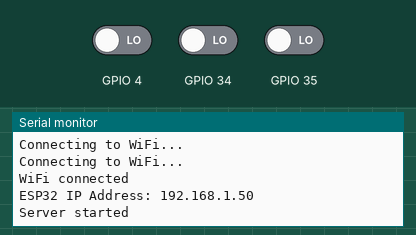
Bench run of a sketch on a simulated ESP32. Shown: the last lines printed to the serial monitor. The test bench sets the inputs (shaded band); at power-on: GPIO 4 LOW, GPIO 34 LOW, GPIO 35 LOW. WiFi joins after 1.5 s; servers stay silent unless stated; I2S audio is not simulated (input reads silence); storage starts empty.

Above: at 3.2 s.
3.3 s: GPIO 4 driven HIGH
At 3.6 s:
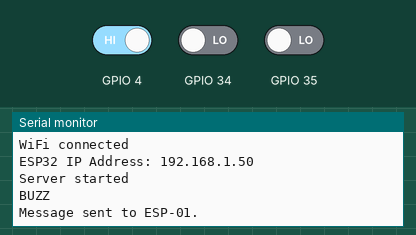
4.8 s: GPIO 4 driven LOW and GPIO 34 driven HIGH
At 6.1 s:
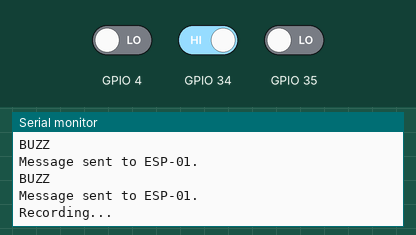

The sketch:

doorbell.ino
```cpp
#include <SD.h>
#include <SPI.h>
#include <WiFi.h>
#include <WebServer.h>
#include <esp_now.h>
#include <driver/i2s.h>

// I2S pins
#define I2S_DATA_PIN 22
#define I2S_CLOCK_PIN 14
#define I2S_LR_PIN 15

// SD card CS pin
#define SD_CS_PIN 5

// WiFi credentials
const char* ssid = "...";
const char* password = "...";

// Web server
WebServer server(80);

// ESP-NOW Peer (ESP-01)
uint8_t esp01Address[] = {0xFC, 0xF5, 0xC4, 0xA7, 0x0A, 0x1C}; // ESP-01's MAC address

// ESP-NOW Message Structure
struct __attribute__((packed)) espnowMessage {
  char type[10]; // "BUZZER" or "FIRE"
  int state;     // 1 (HIGH) or 0 (LOW)
};

// Variables for web interface
String messages = "";
int recordingCounter = 0;       // Counter for unique filenames
bool newVoiceMessageAvailable = false; // Flag for new voice message

// I2S configuration
const i2s_config_t i2s_config = {
  .mode = (i2s_mode_t)(I2S_MODE_MASTER | I2S_MODE_RX),
  .sample_rate = 16000,
  .bits_per_sample = I2S_BITS_PER_SAMPLE_16BIT,
  .channel_format = I2S_CHANNEL_FMT_ONLY_LEFT,
  .communication_format = I2S_COMM_FORMAT_I2S_MSB,
  .intr_alloc_flags = ESP_INTR_FLAG_LEVEL1,
  .dma_buf_count = 16,
  .dma_buf_len = 1024,
  .use_apll = false,
  .tx_desc_auto_clear = false,
  .fixed_mclk = 0
};

const i2s_pin_config_t pin_config = {
  .bck_io_num = I2S_CLOCK_PIN,
  .ws_io_num = I2S_LR_PIN,
  .data_out_num = -1, // Not used for RX
  .data_in_num = I2S_DATA_PIN
};

// State Machine States
enum State {
  IDLE,
  BUZZER_ACTIVE,
  RECORDING,
  EMERGENCY,
  FIRE_ALERT
};

State currentState = IDLE; // Initial state

// Function to handle received ESP-NOW data
void OnDataRecv(const esp_now_recv_info_t *mac, const uint8_t *incomingData, int len) {
  espnowMessage receivedMsg;
  memcpy(&receivedMsg, incomingData, sizeof(receivedMsg));

  if (strcmp(receivedMsg.type, "FIRE") == 0 && receivedMsg.state == 1) {
    currentState = FIRE_ALERT; // Transition to FIRE_ALERT state
    messages = "FIRE ALERT"; // Update the web interface message
    Serial.println("FIRE ALERT received from ESP-01");
  }
}

// Function to send ESP-NOW data
void sendEspNowMessage(const char* type, int state) {
  espnowMessage msg;
  strcpy(msg.type, type);
  msg.state = state;

  // Send the ESP-NOW message
  esp_err_t result = esp_now_send(esp01Address, (uint8_t *)&msg, sizeof(msg));

  // Check the result of the send operation
  if (result != ESP_OK) {
    Serial.println("Failed to send ESP-NOW message.");
  } else {
    Serial.println("Message sent to ESP-01.");
  }
}

// Function to record voice to SD card
void recordVoiceToSD() {
  int retryCount = 0;
  const int maxRetries = 3; // Maximum number of retries
  bool fileSavedSuccessfully = false;

  while (retryCount < maxRetries && !fileSavedSuccessfully) {
    // Generate a unique filename
    String filename = "/ESP32_DATA/voice_record_" + String(recordingCounter) + ".wav";
    recordingCounter++; // Increment the counter for the next recording

    // Open the file for writing
    File audioFile = SD.open(filename, FILE_WRITE);
    if (!audioFile) {
      Serial.println("Error opening file for recording.");
      retryCount++;
      continue; // Skip to the next retry
    }

    // Write WAV header
    writeWAVHeader(audioFile);

    // Read and save I2S data
    int16_t buffer[512];
    size_t bytesRead = 0;
    unsigned long startMillis = millis();

    while (millis() - startMillis < 20000) { // Record for 20 seconds
      i2s_read(I2S_NUM_0, buffer, sizeof(buffer), &bytesRead, portMAX_DELAY);
      audioFile.write((uint8_t*)buffer, bytesRead);
    }

    // Update file sizes in header
    unsigned long fileSize = audioFile.size();
    audioFile.seek(4);
    audioFile.write((uint8_t*)&fileSize, 4);
    audioFile.seek(40);
    unsigned long dataChunkSize = fileSize - 44;
    audioFile.write((uint8_t*)&dataChunkSize, 4);

    audioFile.close();
    Serial.println("Recording saved to SD card: " + filename);

    // Verify that the file is really available on the SD card
    if (verifyFileExists(filename)) {
      Serial.println("File verification successful: " + filename);
      fileSavedSuccessfully = true; // Mark as successfully saved
      newVoiceMessageAvailable = true; // Set flag for new voice message
    } else {
      Serial.println("File verification failed: " + filename);
      retryCount++; // Increment retry count
    }
  }

  if (!fileSavedSuccessfully) {
    Serial.println("Failed to save recording after " + String(maxRetries) + " retries.");
  }
}

// Function to verify if a file exists on the SD card
bool verifyFileExists(const String& filename) {
  File file = SD.open(filename, FILE_READ);
  if (file) {
    file.close();
    return true; // File exists and is accessible
  } else {
    return false; // File does not exist or cannot be opened
  }
}

// Function to write WAV header
void writeWAVHeader(File& file) {
  uint32_t fileSize = 36 + 1000 * 512; // Placeholder values
  uint32_t dataChunkSize = 1000 * 512;
  uint16_t audioFormat = 1, numChannels = 1, bitsPerSample = 16;
  uint32_t sampleRate = 16000, byteRate = sampleRate * numChannels * bitsPerSample / 8;
  uint16_t blockAlign = numChannels * bitsPerSample / 8;

  file.write((const uint8_t*)"RIFF", 4);
  file.write((uint8_t*)&fileSize, 4);
  file.write((const uint8_t*)"WAVE", 4);
  file.write((const uint8_t*)"fmt ", 4);
  uint32_t subChunk1Size = 16;
  file.write((uint8_t*)&subChunk1Size, 4);
  file.write((uint8_t*)&audioFormat, 2);
  file.write((uint8_t*)&numChannels, 2);
  file.write((uint8_t*)&sampleRate, 4);
  file.write((uint8_t*)&byteRate, 4);
  file.write((uint8_t*)&blockAlign, 2);
  file.write((uint8_t*)&bitsPerSample, 2);
  file.write((const uint8_t*)"data", 4);
  file.write((uint8_t*)&dataChunkSize, 4);
}

// Function to update buzz records
void timebuzz() {
  // Format the time and add it to the messages string
  String timeString = String(millis() / 1000) + " seconds";
  messages += "<p>BUZZ at " + timeString + "</p>";
}

void setup() {
  // Start the serial communication
  Serial.begin(115200);

  // Set GPIO pins as input
  pinMode(4, INPUT);
  pinMode(34, INPUT);
  pinMode(35, INPUT);

  // Initialize SD card
  if (!SD.begin(SD_CS_PIN)) {
    Serial.println("SD card initialization failed!");
    return;
  }
  Serial.println("SD card initialized.");

  // Initialize I2S
  esp_err_t err = i2s_driver_install(I2S_NUM_0, &i2s_config, 0, NULL);
  if (err != ESP_OK) {
    Serial.println("Failed to install I2S driver");
    return;
  }
  i2s_set_pin(I2S_NUM_0, &pin_config);
  Serial.println("I2S initialized");

  // Setup ESP-NOW wifi mode
  WiFi.mode(WIFI_STA);

  // Initialize ESP-NOW
  if (esp_now_init() != ESP_OK) {
    Serial.println("Error initializing ESP-NOW");
    return;
  }

  // Register callback for receiving ESP-NOW messages
  esp_now_register_recv_cb(OnDataRecv);

  // Add ESP-01 as a peer
  esp_now_peer_info_t peerInfo;
  memcpy(peerInfo.peer_addr, esp01Address, 6);
  peerInfo.channel = 0;
  peerInfo.encrypt = false;
  if (esp_now_add_peer(&peerInfo) != ESP_OK) {
    Serial.println("Failed to add peer");
    return;
  }

  // Connect to WiFi
  WiFi.begin(ssid, password);
  while (WiFi.status() != WL_CONNECTED) {
    delay(1000);
    Serial.println("Connecting to WiFi...");
  }
  Serial.println("WiFi connected");

  // Print the IP address
  Serial.print("ESP32 IP Address: ");
  Serial.println(WiFi.localIP());

  // Set up HTTP routes
  server.on("/", HTTP_GET, []() {
    String html = "<!DOCTYPE html><html><head><title>ESP32 Doorbell</title></head><body>";
    html += "<h1>ESP32 Doorbell</h1>";
    html += "<div id='buzzRecords'>";
    html += messages; // Display buzz records or "FIRE ALERT"
    html += "</div>";

    // Add voice message indicator
    if (newVoiceMessageAvailable) {
      html += "<p><strong>1 Voice message available</strong></p>";
    }

    html += "<p><a href='/download?file=" + String(recordingCounter - 1) + "'><button>Download Latest Recording</button></a></p>";
    html += "</body></html>";
    server.send(200, "text/html", html);
  });

  server.on("/download", HTTP_GET, []() {
    String fileIndex = server.arg("file");
    String filename = "/ESP32_DATA/voice_record_" + fileIndex + ".wav";

    File audioFile = SD.open(filename, FILE_READ);
    if (audioFile) {
      server.sendHeader("Content-Type", "audio/wav");
      server.streamFile(audioFile, "audio/wav");
      audioFile.close();

      // Reset the flag after the file is accessed
      newVoiceMessageAvailable = false;
    } else {
      server.send(404, "text/plain", "File not found");
    }
  });

  // Start the server
  server.begin();
  Serial.println("Server started");
}

void loop() {
  // Handle HTTP requests
  server.handleClient();

  // State Machine Logic
  switch (currentState) {
    case IDLE:
      // Check for button presses
      if (digitalRead(4) == HIGH) {
        currentState = BUZZER_ACTIVE;
      } else if (digitalRead(34) == HIGH) {
        currentState = RECORDING;
      } else if (digitalRead(35) == HIGH) {
        currentState = EMERGENCY;
      }
      break;

    case BUZZER_ACTIVE:
      Serial.println("BUZZ");
      sendEspNowMessage("BUZZER", 1); // Send "BUZZER ON" to ESP-01
      timebuzz();
      delay(500);
      currentState = IDLE; // Return to IDLE state
      break;

    case RECORDING:
      Serial.println("Recording...");
      recordVoiceToSD();
      currentState = IDLE; // Return to IDLE state
      break;

    case EMERGENCY:
      Serial.println("Emergency");
      // Add emergency actions here
      delay(500);
      currentState = IDLE; // Return to IDLE state
      break;

    case FIRE_ALERT:
      // Handle fire alert (e.g., display message, trigger alarms)
      Serial.println("FIRE ALERT active");
      delay(1000); // Simulate handling
      currentState = IDLE; // Return to IDLE state
      break;
  }
}
```

Measured:
- after the input at 3.3 s, the serial monitor: prints a new line at once (image 1)
- after the input at 4.8 s, the serial monitor: prints a new line at once (image 2)
